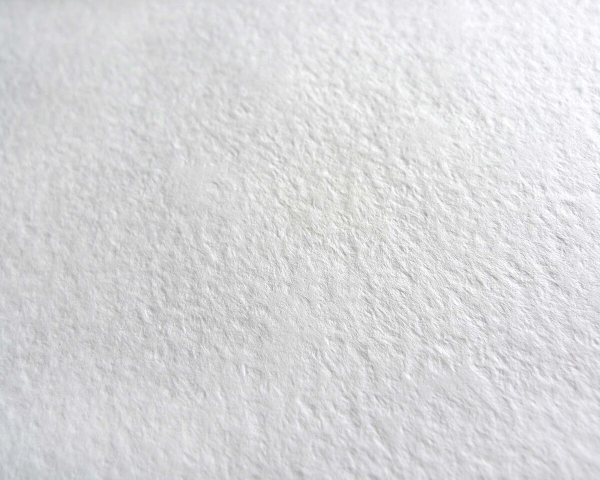
#> input picture BorisovSM/lab1/src/paper.jpg, 1200 x 960 px (shown at 1/2 size)
$ python image_processing.py -i ../../BorisovSM/lab1/src/paper.jpg -f resize
#> lines starting #> are read from the running program, lines starting #| are printed output that depends on the picture
#> in main, source_img is the input picture: shape (960, 1200, 3); mean B, G, R 218.7, 216.8, 216.9
import cv2
import numpy as np
import math
import argparse


# =========================
# 1) Масштабирование изображения
# =========================
def change_resolution_nn(image, target_width, target_height):
    """
    Изменение размера методом ближайшего соседа (Nearest Neighbor).
    Используются только базовые операции над массивами.
    """
#> called with target_width = 300, target_height = 200
    src_h, src_w = image.shape[:2]
#> src_h = 960; src_w = 1200

    # Защита от некорректных входных значений
    target_width = max(1, int(target_width))
    target_height = max(1, int(target_height))

    step_x = src_w / target_width
#> step_x = 4
    step_y = src_h / target_height
#> step_y = 4.8

    if image.ndim == 3:
        resized = np.zeros((target_height, target_width, image.shape[2]), dtype=image.dtype)
    else:
        resized = np.zeros((target_height, target_width), dtype=image.dtype)

    for row in range(target_height):
        src_row = int(row * step_y)
        if src_row >= src_h:
            src_row = src_h - 1

        for col in range(target_width):
            src_col = int(col * step_x)
            if src_col >= src_w:
                src_col = src_w - 1

            resized[row, col] = image[src_row, src_col]
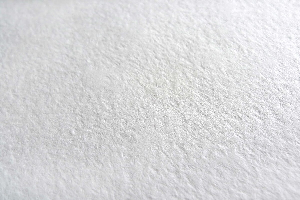
#> resized: shape (200, 300, 3); mean B, G, R 218.9, 216.9, 217.1

    return resized


# =========================
# 2) Эффект сепии
# =========================
# [207 lines left out: functions apply_sepia_bgr, apply_vignette, apply_pixelation, apply_frame, apply_figure_frame, apply_lens_flare and 1 more, not called in this run]


# =========================
# CLI / Демонстрация
# =========================
def parse_args():
    parser = argparse.ArgumentParser(
        description="Практическая работа №1: библиотека фильтров OpenCV"
    )
    parser.add_argument("--image", "-i", required=True, help="Путь к изображению")
    parser.add_argument(
        "--filter", "-f", required=True,
        choices=[
            "resize", "sepia", "vignette", "pixelate",
            "rect_border", "decor_border", "lens_flare", "watercolor", "all"
        ],
        help="Тип фильтра"
    )

    # Параметры для resize
    parser.add_argument("--new_w", type=int, default=300, help="Новая ширина")
    parser.add_argument("--new_h", type=int, default=200, help="Новая высота")

    # Параметры для vignette
    parser.add_argument("--strength", type=float, default=0.8, help="Сила эффекта")

    # Параметры для pixelate
    parser.add_argument("--x", type=int, default=0, help="X")
    parser.add_argument("--y", type=int, default=0, help="Y")
    parser.add_argument("--w", type=int, default=200, help="Ширина области")
    parser.add_argument("--h", type=int, default=200, help="Высота области")
    parser.add_argument("--pixel_size", type=int, default=15, help="Размер пикселя")

    # Параметры для rect_border
    parser.add_argument("--border_width", type=int, default=20, help="Толщина рамки")
    parser.add_argument("--border_b", type=int, default=255, help="B")
    parser.add_argument("--border_g", type=int, default=255, help="G")
    parser.add_argument("--border_r", type=int, default=255, help="R")

    # Параметры для decor_border
    parser.add_argument(
        "--border_texture",
        type=str,
        default=None,
        help="Путь к изображению для декоративной рамки"
    )

    # Параметры для lens_flare
    parser.add_argument(
        "--lens_flare_texture",
        type=str,
        default=None,
        help="Путь к изображению блика"
    )
    parser.add_argument("--intensity", type=float, default=0.8, help="Интенсивность блика")
    parser.add_argument("--cx", type=int, default=None, help="Позиция блика X")
    parser.add_argument("--cy", type=int, default=None, help="Позиция блика Y")

    # Параметры для watercolor
    parser.add_argument(
        "--texture_strength",
        type=float,
        default=0.4,
        help="Интенсивность текстуры акварели"
    )

    return parser.parse_args()


def apply_selected_filter(image_bgr, args):
    border_color = (args.border_b, args.border_g, args.border_r)

    if args.filter == "resize":
        return change_resolution_nn(image_bgr, args.new_w, args.new_h)

    if args.filter == "sepia":
        return apply_sepia_bgr(image_bgr)

    if args.filter == "vignette":
        return apply_vignette(image_bgr, strength=args.strength)

    if args.filter == "pixelate":
        if args.x == 0 and args.y == 0:
            img_h, img_w = image_bgr.shape[:2]
            area_x = max(0, img_w // 2 - args.w // 2)
            area_y = max(0, img_h // 2 - args.h // 2)
        else:
            area_x, area_y = args.x, args.y

        return apply_pixelation(
            image_bgr,
            area_x,
            area_y,
            args.w,
            args.h,
            pixel_size=args.pixel_size
        )

    if args.filter == "rect_border":
        return apply_frame(image_bgr, border_size=args.border_width, border_color=border_color)

    if args.filter == "decor_border":
        if not args.border_texture:
            print("Ошибка: для decor_border нужно указать --border_texture")
            return image_bgr
        return apply_figure_frame(image_bgr, args.border_texture)

    if args.filter == "lens_flare":
        if not args.lens_flare_texture:
            print("Ошибка: для lens_flare нужно указать --lens_flare_texture")
            return image_bgr

        flare_position = None
        if args.cx is not None and args.cy is not None:
            flare_position = (args.cx, args.cy)

        return apply_lens_flare(
            image_bgr,
            flare_path=args.lens_flare_texture,
            intensity=args.intensity,
            position=flare_position
        )

    if args.filter == "watercolor":
        return watercolor_texture(image_bgr, intensity=args.texture_strength)

    if args.filter == "all":
        preview_w, preview_h = 320, 240
        preview_base = change_resolution_nn(image_bgr, preview_w, preview_h)

        gallery_items = [
            ("Original", preview_base),
            ("Sepia", change_resolution_nn(apply_sepia_bgr(image_bgr), preview_w, preview_h)),
            ("Vignette", change_resolution_nn(apply_vignette(image_bgr, 0.8), preview_w, preview_h)),
            ("Pixelate", change_resolution_nn(
                apply_pixelation(image_bgr, image_bgr.shape[1] // 2 - 60, image_bgr.shape[0] // 2 - 60, 120, 120, 12),
                preview_w, preview_h
            )),
            ("RectBorder", change_resolution_nn(
                apply_frame(image_bgr, border_size=14, border_color=(0, 0, 255)),
                preview_w, preview_h
            )),
            ("DecorBorder", change_resolution_nn(
                apply_figure_frame(image_bgr, args.border_texture) if args.border_texture else image_bgr,
                preview_w, preview_h
            )),
            ("LensFlare", change_resolution_nn(
                apply_lens_flare(image_bgr, args.lens_flare_texture, 0.8) if args.lens_flare_texture else image_bgr,
                preview_w, preview_h
            )),
            ("Watercolor", change_resolution_nn(
                watercolor_texture(image_bgr, intensity=args.texture_strength),
                preview_w, preview_h
            )),
        ]

        top_row = np.hstack([gallery_items[i][1] for i in range(4)])
        bottom_row = np.hstack([gallery_items[i][1] for i in range(4, 8)])
        collage = np.vstack([top_row, bottom_row])
        return collage

    return image_bgr


def main():
    args = parse_args()

    # Загружаем исходное изображение
    source_img = cv2.imread(args.image)
    if source_img is None:
        print("Ошибка: не удалось загрузить изображение. Проверьте путь.")
        return

    # Применяем выбранный фильтр
    filtered_img = apply_selected_filter(source_img, args)

    # Показываем оригинал и результат обработки
    cv2.imshow("Original", source_img)
    cv2.imshow("Result", filtered_img)
    cv2.waitKey(0)
    cv2.destroyAllWindows()


if __name__ == "__main__":
    main()
